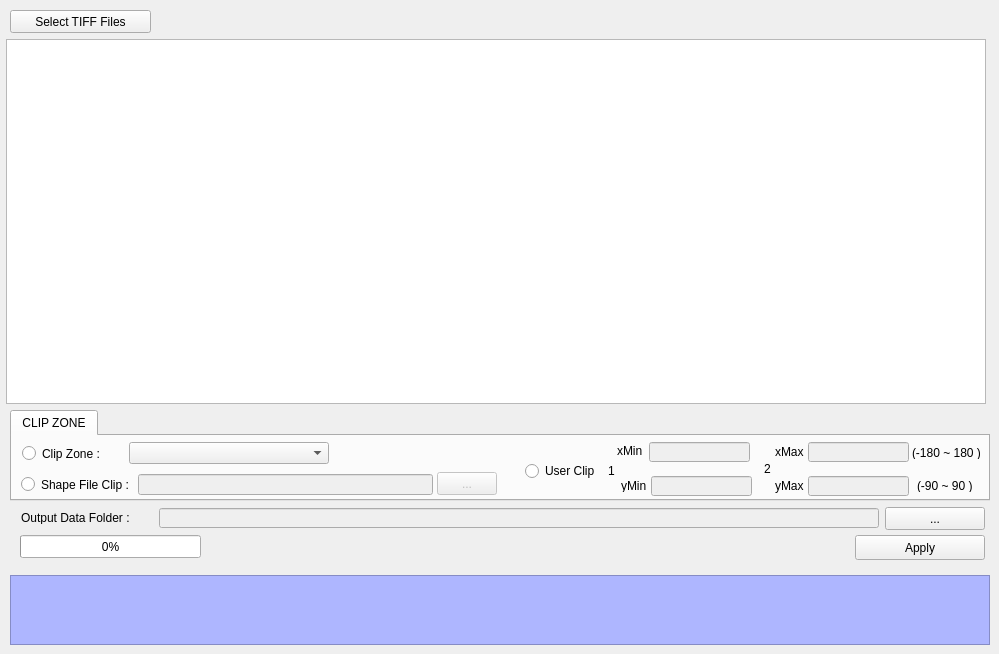
    <widget class="QWidget" name="tab">
     <attribute name="title">
      <string>Clip</string>
     </attribute>
     <widget class="QPushButton" name="btn_apply_clip">
      <property name="geometry">
       <rect>
        <x>855</x>
        <y>535</y>
        <width>130</width>
        <height>25</height>
       </rect>
      </property>
      <property name="text">
       <string>Apply</string>
      </property>
     </widget>
     <widget class="QTableWidget" name="tb_clip_Tiff">
      <property name="geometry">
       <rect>
        <x>6</x>
        <y>39</y>
        <width>980</width>
        <height>365</height>
       </rect>
      </property>
      <attribute name="horizontalHeaderCascadingSectionResizes">
       <bool>false</bool>
      </attribute>
      <attribute name="horizontalHeaderStretchLastSection">
       <bool>true</bool>
      </attribute>
     </widget>
     <widget class="QTextEdit" name="txt_Clip_EX">
      <property name="enabled">
       <bool>false</bool>
      </property>
      <property name="geometry">
       <rect>
        <x>10</x>
        <y>575</y>
        <width>980</width>
        <height>70</height>
       </rect>
      </property>
      <property name="styleSheet">
       <string notr="true">background-color: rgb(174, 182, 255);
font: 75 10pt &quot;MS Shell Dlg 2&quot;;</string>
      </property>
     </widget>
     <widget class="QProgressBar" name="clip_progressBar">
      <property name="geometry">
       <rect>
        <x>20</x>
        <y>535</y>
        <width>181</width>
        <height>23</height>
       </rect>
      </property>
      <property name="value">
       <number>0</number>
      </property>
     </widget>
     <widget class="QPushButton" name="btn_input_tiff">
      <property name="geometry">
       <rect>
        <x>10</x>
        <y>10</y>
        <width>141</width>
        <height>23</height>
       </rect>
      </property>
      <property name="text">
       <string>Select TIFF Files</string>
      </property>
     </widget>
     <widget class="QTabWidget" name="tabWidget_2">
      <property name="geometry">
       <rect>
        <x>10</x>
        <y>410</y>
        <width>980</width>
        <height>91</height>
       </rect>
      </property>
      <property name="currentIndex">
       <number>0</number>
      </property>
      <widget class="QWidget" name="tab_11">
       <attribute name="title">
        <string>CLIP ZONE</string>
       </attribute>
       <widget class="QLineEdit" name="txt_Shape_path">
        <property name="enabled">
         <bool>false</bool>
        </property>
        <property name="geometry">
         <rect>
          <x>126</x>
          <y>38</y>
          <width>295</width>
          <height>21</height>
         </rect>
        </property>
       </widget>
       <widget class="QRadioButton" name="rdo_Shape_Clip">
        <property name="enabled">
         <bool>true</bool>
        </property>
        <property name="geometry">
         <rect>
          <x>9</x>
          <y>40</y>
          <width>115</width>
          <height>17</height>
         </rect>
        </property>
        <property name="text">
         <string>Shape File Clip : </string>
        </property>
        <property name="checkable">
         <bool>true</bool>
        </property>
        <property name="checked">
         <bool>false</bool>
        </property>
        <property name="autoExclusive">
         <bool>true</bool>
        </property>
       </widget>
       <widget class="QComboBox" name="cmb_clip_zone">
        <property name="geometry">
         <rect>
          <x>117</x>
          <y>6</y>
          <width>200</width>
          <height>22</height>
         </rect>
        </property>
       </widget>
       <widget class="QPushButton" name="btn_shape_dialog">
        <property name="enabled">
         <bool>false</bool>
        </property>
        <property name="geometry">
         <rect>
          <x>425</x>
          <y>36</y>
          <width>60</width>
          <height>23</height>
         </rect>
        </property>
        <property name="text">
         <string>...</string>
        </property>
       </widget>
       <widget class="QRadioButton" name="rdo_Combo_Clip">
        <property name="geometry">
         <rect>
          <x>10</x>
          <y>9</y>
          <width>101</width>
          <height>17</height>
         </rect>
        </property>
        <property name="text">
         <string>Clip Zone :</string>
        </property>
       </widget>
       <widget class="QRadioButton" name="rdo_user_clip">
        <property name="geometry">
         <rect>
          <x>513</x>
          <y>27</y>
          <width>80</width>
          <height>16</height>
         </rect>
        </property>
        <property name="text">
         <string>User Clip</string>
        </property>
        <property name="checkable">
         <bool>true</bool>
        </property>
       </widget>
       <widget class="QLabel" name="label_34">
        <property name="geometry">
         <rect>
          <x>596</x>
          <y>27</y>
          <width>16</width>
          <height>16</height>
         </rect>
        </property>
        <property name="text">
         <string>1</string>
        </property>
       </widget>
       <widget class="QLabel" name="label_37">
        <property name="geometry">
         <rect>
          <x>609</x>
          <y>44</y>
          <width>30</width>
          <height>12</height>
         </rect>
        </property>
        <property name="text">
         <string>yMin</string>
        </property>
       </widget>
       <widget class="QLabel" name="label_36">
        <property name="geometry">
         <rect>
          <x>752</x>
          <y>23</y>
          <width>16</width>
          <height>20</height>
         </rect>
        </property>
        <property name="text">
         <string>2</string>
        </property>
       </widget>
       <widget class="QLabel" name="label_33">
        <property name="geometry">
         <rect>
          <x>605</x>
          <y>9</y>
          <width>40</width>
          <height>12</height>
         </rect>
        </property>
        <property name="text">
         <string>xMin</string>
        </property>
       </widget>
       <widget class="QLabel" name="label_35">
        <property name="geometry">
         <rect>
          <x>763</x>
          <y>6</y>
          <width>40</width>
          <height>20</height>
         </rect>
        </property>
        <property name="text">
         <string>xMax</string>
        </property>
       </widget>
       <widget class="QLabel" name="label_32">
        <property name="geometry">
         <rect>
          <x>763</x>
          <y>40</y>
          <width>40</width>
          <height>20</height>
         </rect>
        </property>
        <property name="text">
         <string>yMax</string>
        </property>
       </widget>
       <widget class="QLineEdit" name="clip_1_x">
        <property name="enabled">
         <bool>false</bool>
        </property>
        <property name="geometry">
         <rect>
          <x>637</x>
          <y>6</y>
          <width>101</width>
          <height>20</height>
         </rect>
        </property>
       </widget>
       <widget class="QLineEdit" name="clip_2_x">
        <property name="enabled">
         <bool>false</bool>
        </property>
        <property name="geometry">
         <rect>
          <x>796</x>
          <y>6</y>
          <width>101</width>
          <height>20</height>
         </rect>
        </property>
       </widget>
       <widget class="QLineEdit" name="clip_2_y">
        <property name="enabled">
         <bool>false</bool>
        </property>
        <property name="geometry">
         <rect>
          <x>796</x>
          <y>40</y>
          <width>101</width>
          <height>20</height>
         </rect>
        </property>
       </widget>
       <widget class="QLineEdit" name="clip_1_y">
        <property name="enabled">
         <bool>false</bool>
        </property>
        <property name="geometry">
         <rect>
          <x>639</x>
          <y>40</y>
          <width>101</width>
          <height>20</height>
         </rect>
        </property>
       </widget>
       <widget class="QLabel" name="label_38">
        <property name="geometry">
         <rect>
          <x>900</x>
          <y>11</y>
          <width>80</width>
          <height>12</height>
         </rect>
        </property>
        <property name="text">
         <string>(-180 ~ 180 )</string>
        </property>
       </widget>
       <widget class="QLabel" name="label_39">
        <property name="geometry">
         <rect>
          <x>905</x>
          <y>44</y>
          <width>70</width>
          <height>12</height>
         </rect>
        </property>
        <property name="text">
         <string>(-90 ~ 90 )</string>
        </property>
       </widget>
      </widget>
     </widget>
     <widget class="QPushButton" name="btn_Output_Folder">
      <property name="geometry">
       <rect>
        <x>885</x>
        <y>507</y>
        <width>100</width>
        <height>23</height>
       </rect>
      </property>
      <property name="text">
       <string>...</string>
      </property>
     </widget>
     <widget class="QLabel" name="label_9">
      <property name="geometry">
       <rect>
        <x>21</x>
        <y>512</y>
        <width>137</width>
        <height>12</height>
       </rect>
      </property>
      <property name="text">
       <string>Output Data Folder : </string>
      </property>
     </widget>
     <widget class="QLineEdit" name="txt_output_clip">
      <property name="enabled">
       <bool>false</bool>
      </property>
      <property name="geometry">
       <rect>
        <x>159</x>
        <y>508</y>
        <width>720</width>
        <height>20</height>
       </rect>
      </property>
     </widget>
    </widget>
